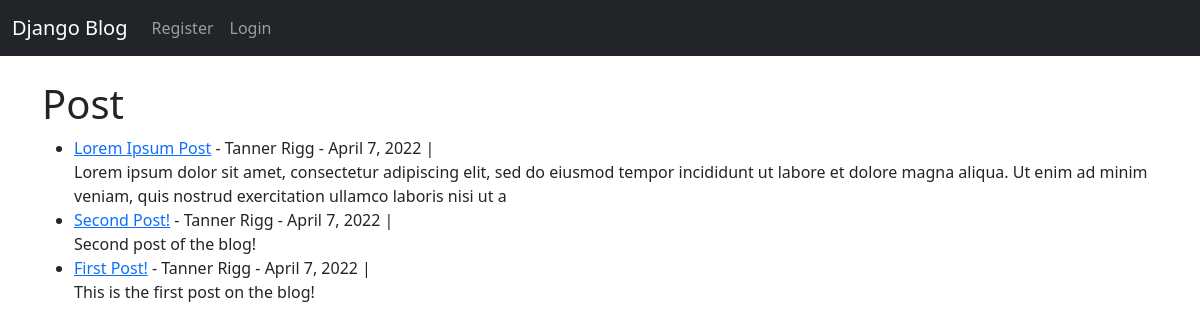
Before: / with the older database file.
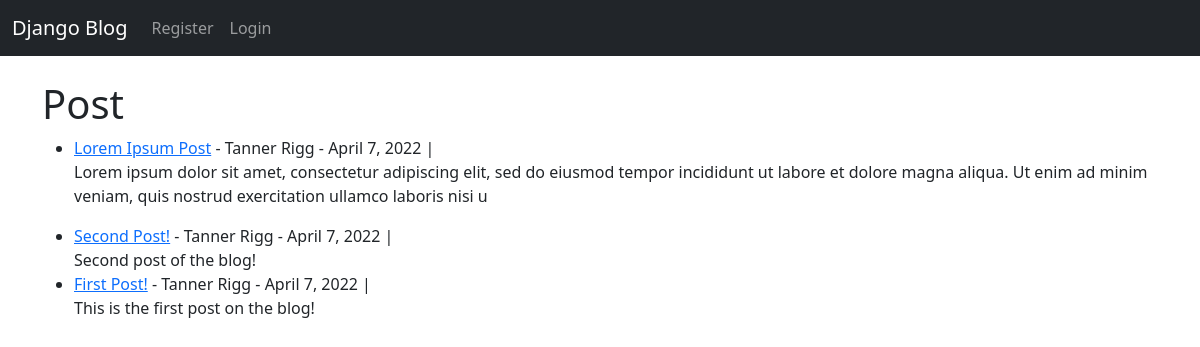
After: the same page with the newer database file.
### theblog/models.py (models this page shows, shortened)
class Post(models.Model):
    title = models.CharField(max_length=255)
    author = models.ForeignKey(User, on_delete=models.CASCADE)
    body = models.TextField()
    post_date = models.DateField(auto_now_add=True)

### theblog/views.py (the view)
# urls.py: path('', HomeView.as_view(), name= "home"),
class HomeView(ListView):
    model = Post
    template_name = 'home.html'
    ordering = ['-id']

### theblog/templates/home.html
{% extends 'base.html' %}
{% block content %}
<h1>Post</h1>
<ul>
{% for post in object_list %}
    <li><a href="{% url 'article-detail' post.pk %}">{{ post.title }}</a> - {{ post.author.first_name }} {{ post.author.last_name }} -
    {{ post.post_date }} |
    {% if user.is_authenticated %}
        <small>
            <a href="{% url 'update_post' post.pk %}">[Edit]</a>
            <a href="{% url 'delete_post' post.pk %}">[Delete]</a>
        </small><br>
    {% else %}
        <br>
    {% endif %}
    {{ post.body|slice:":200"|safe }}</li>
{% endfor%}
</ul>
{% endblock %}

### theblog/templates/base.html (shortened to what this page needs)
<!Doctype html>
<html lang="en">
  <head>
    <link href="https://cdn.jsdelivr.net/npm/bootstrap@5.1.3/dist/css/bootstrap.min.css" rel="stylesheet">
  </head>
  <body>
    <nav class="navbar navbar-expand-lg navbar-dark bg-dark">
        <div class="container-fluid">
          <a class="navbar-brand" href="{% url 'home' %}">Django Blog</a>
          <div class="collapse navbar-collapse" id="navbarSupportedContent">
            <ul class="navbar-nav me-auto mb-2 mb-lg-0">
              {% if user.is_authenticated %}
                <li class="nav-item">
                  <a class="nav-link" href="{% url 'add_post' %}">
                    Add Post</a>
                </li>
                <li class="nav-item">
                  <a class="nav-link" href="{% url 'logout' %}">
                    Logout</a>
                </li>
              {% else %}
                <li class="nav-item">
                  <a class="nav-link" href="{% url 'register' %}">Register</a>
                </li>
                <li class="nav-item">
                  <a class="nav-link" href="{% url 'login' %}">
                    Login</a>
                </li>
              {% endif %}
            </ul>
          </div>
        </div>
      </nav>
    <br>
    <div class="container">
        {% block content %}
        {% endblock %}
    </div>
  </body>
</html>

Changed rows visible on the page:
changed Post "Lorem Ipsum Post": body "…exercitation ullamco laboris nisi ut a" → "…exercitation ullamco laboris nisi u"
